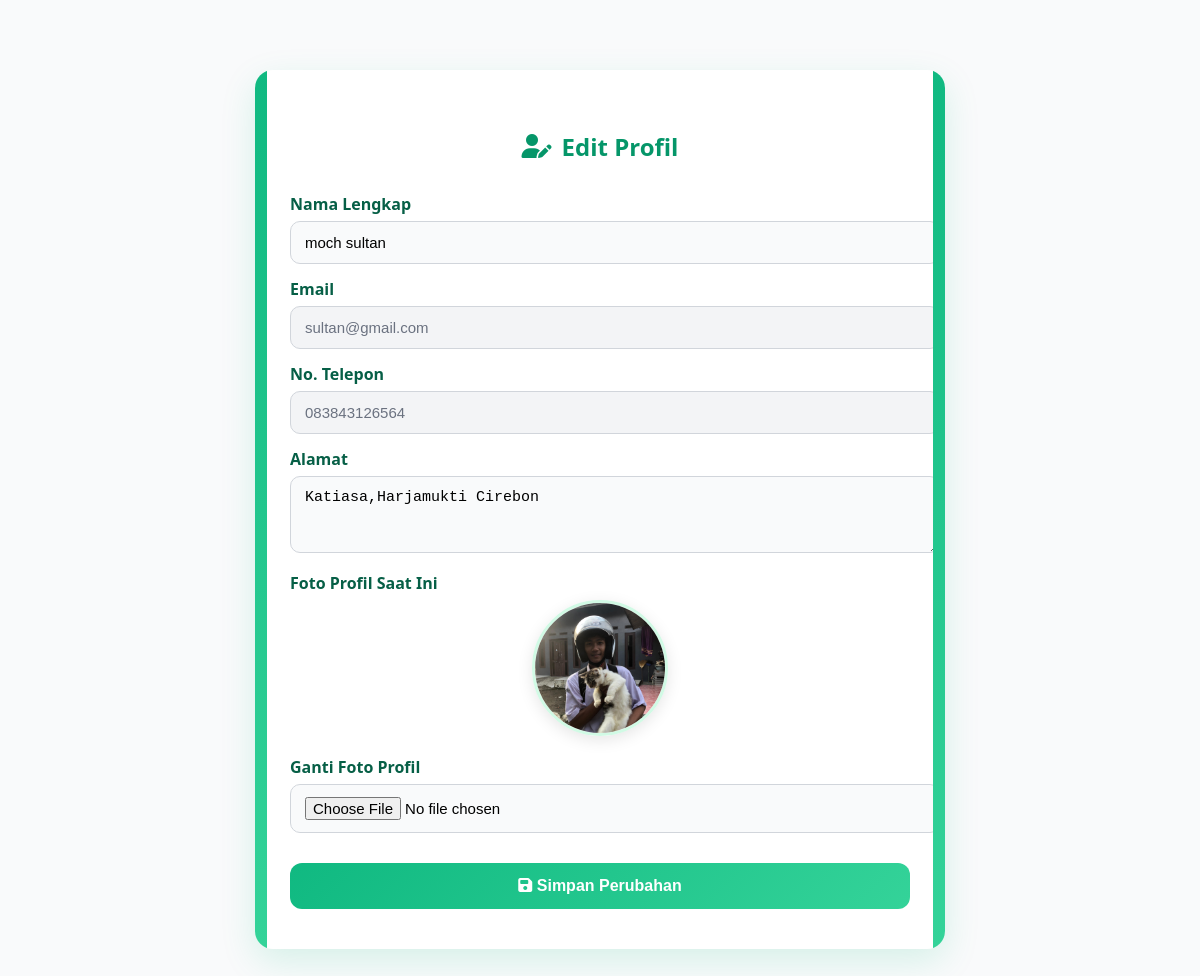
/edit_profil.php (signed in), run on the app's committed database.
### tables this page shows
CREATE TABLE `tb_user` (
  `id` int NOT NULL,
  `nama` varchar(100) NOT NULL,
  `email` varchar(100) NOT NULL,
  `foto_profil` varchar(255) DEFAULT NULL,
  `username` varchar(50) NOT NULL,
  `password` varchar(255) NOT NULL,
  `hp` varchar(20) DEFAULT NULL,
  `alamat` text,
  `role` enum('admin','pelanggan') NOT NULL DEFAULT 'pelanggan',
  `created` timestamp NULL DEFAULT CURRENT_TIMESTAMP
);

### edit_profil.php (the view, shortened to what this page needs)
<?php
include 'koneksi.php';
$user_id = $_SESSION['id_user'];
$user = mysqli_fetch_assoc(mysqli_query($koneksi, "SELECT * FROM tb_user WHERE id = '$user_id'"));
?>
<!DOCTYPE html>
<html lang="id">
<head>
    <link rel="stylesheet" href="https://cdnjs.cloudflare.com/ajax/libs/font-awesome/6.5.0/css/all.min.css">
</head>
<body>
<div class="container">
    <h2><i class="fas fa-user-edit"></i> Edit Profil</h2>
    <form method="post" enctype="multipart/form-data">
        <label>Nama Lengkap</label>
        <input type="text" name="nama" value="<?= htmlspecialchars($user['nama']) ?>" required>
        <label>Email</label>
        <input type="email" value="<?= htmlspecialchars($user['email']) ?>" readonly id="emailField">
        <label>No. Telepon</label>
        <input type="text" value="<?= htmlspecialchars($user['hp'] ?? '') ?>" readonly id="hpField">
        <label>Alamat</label>
        <textarea name="alamat" rows="3" required><?= htmlspecialchars($user['alamat'] ?? '') ?></textarea>
        <label>Foto Profil Saat Ini</label>
        <?php if (!empty($user['foto_profil']) && file_exists('uploads/' . $user['foto_profil'])): ?>
            <img src="uploads/<?= htmlspecialchars($user['foto_profil']) ?>" alt="Foto Profil" class="profile-img">
        <?php else: ?>
            <img src="https://via.placeholder.com/130x130?text=User" alt="No Foto" class="profile-img">
        <?php endif; ?>
        <label>Ganti Foto Profil</label>
        <input type="file" name="foto" accept="image/*">
        <button type="submit"><i class="fas fa-save"></i> Simpan Perubahan</button>
    </form>
</div>
</body>
</html>

### edit_profil.php (style rules this page uses)
body { font-family: 'Segoe UI', Roboto, -apple-system, sans-serif; background: #f9fafb; margin: 0; padding: 20px; }
.container { max-width: 620px; margin: 50px auto; background: #fff; border-radius: 18px; box-shadow: 0 12px 35px rgba(16, 185, 129, 0.15); padding: 40px 35px; position: relative; overflow: hidden; }
.container::before, .container::after { content: ""; position: absolute; top: 0; width: 12px; height: 100%; background: linear-gradient(180deg, #10b981, #34d399); }
.container::before { left: 0; border-top-left-radius: 18px; border-bottom-left-radius: 18px; }
.container::after { right: 0; border-top-right-radius: 18px; border-bottom-right-radius: 18px; }
h2 { text-align: center; color: #059669; font-weight: 700; margin-bottom: 30px; display: flex; align-items: center; justify-content: center; gap: 10px; }
.profile-img { width: 130px; height: 130px; display: block; margin: 0 auto 20px; border-radius: 50%; object-fit: cover; border: 3px solid #d1fae5; box-shadow: 0 4px 16px rgba(0, 0, 0, 0.1); }
label { display: block; margin: 14px 0 6px; font-weight: 600; color: #065f46; }
input, textarea { width: 100%; padding: 12px 14px; border: 1px solid #d1d5db; background-color: #f9fafb; border-radius: 10px; font-size: 15px; transition: all 0.2s ease; }
input[readonly] { cursor: not-allowed; background-color: #f3f4f6; color: #6b7280; }
button { width: 100%; padding: 14px; margin-top: 30px; background: linear-gradient(135deg, #10b981, #34d399); color: white; border: none; border-radius: 12px; cursor: pointer; font-size: 16px; font-weight: 600; transition: 0.3s; }

### data on the page
tb_user: nama "moch sultan", email "sultan@gmail.com", hp "083843126564", alamat "Katiasa,Harjamukti Cirebon", foto_profil (picture)
